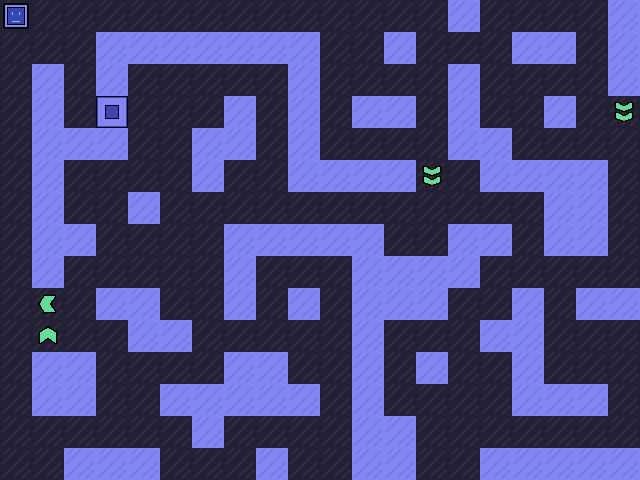

Rendered tile map (Tiled .tmx) drawn with the repository's tilesets; below, a short description and the map source with its tile grids summarised:
An orthogonal 20x15 tile map with 32x32 px tiles, 2 tile layers (background, entities), 2 tilesets.

<map version="1.2" tiledversion="1.3.5" orientation="orthogonal" renderorder="right-down" width="20" height="15" tilewidth="32" tileheight="32" infinite="0" nextlayerid="3" nextobjectid="1">
 <tileset firstgid="1" name="entityTiles" tilewidth="32" tileheight="32" tilecount="64" columns="8">
  <image source="../spritesheets/entitySpritesheet.png" width="256" height="256" />
  <tile id="0">
   <properties>
    <property name="name" value="diamond" />
    <property name="parity" type="int" value="2" />
   </properties>
  </tile>
  <tile id="1">
   <properties>
    <property name="name" value="diamond" />
    <property name="parity" type="int" value="1" />
   </properties>
  </tile>
  <tile id="4">
   <properties>
    <property name="direction" type="int" value="3" />
    <property name="name" value="boost" />
    <property name="parity" type="int" value="1" />
    <property name="power" type="int" value="1" />
   </properties>
  </tile>
  <tile id="5">
   <properties>
    <property name="direction" type="int" value="1" />
    <property name="name" value="boost" />
    <property name="parity" type="int" value="1" />
    <property name="power" type="int" value="1" />
   </properties>
  </tile>
  <tile id="6">
   <properties>
    <property name="direction" type="int" value="4" />
    <property name="name" value="boost" />
    <property name="parity" type="int" value="1" />
    <property name="power" type="int" value="20" />
   </properties>
  </tile>
  <tile id="7">
   <properties>
    <property name="direction" type="int" value="2" />
    <property name="name" value="boost" />
    <property name="parity" type="int" value="1" />
    <property name="power" type="int" value="20" />
   </properties>
  </tile>
  <tile id="8">
   <properties>
    <property name="direction" type="int" value="1" />
    <property name="name" value="player" />
    <property name="parity" type="int" value="2" />
   </properties>
  </tile>
  <tile id="9">
   <properties>
    <property name="direction" type="int" value="3" />
    <property name="name" value="player" />
    <property name="parity" type="int" value="2" />
   </properties>
  </tile>
  <tile id="10">
   <properties>
    <property name="direction" type="int" value="4" />
    <property name="name" value="player" />
    <property name="parity" type="int" value="2" />
   </properties>
  </tile>
  <tile id="11">
   <properties>
    <property name="direction" type="int" value="2" />
    <property name="name" value="player" />
    <property name="parity" type="int" value="2" />
   </properties>
  </tile>
  <tile id="12">
   <properties>
    <property name="direction" type="int" value="4" />
    <property name="name" value="boost" />
    <property name="parity" type="int" value="1" />
    <property name="power" type="int" value="1" />
   </properties>
  </tile>
  <tile id="13">
   <properties>
    <property name="direction" type="int" value="2" />
    <property name="name" value="boost" />
    <property name="parity" type="int" value="1" />
    <property name="power" type="int" value="1" />
   </properties>
  </tile>
  <tile id="14">
   <properties>
    <property name="direction" type="int" value="1" />
    <property name="name" value="boost" />
    <property name="parity" type="int" value="1" />
    <property name="power" type="int" value="20" />
   </properties>
  </tile>
  <tile id="15">
   <properties>
    <property name="direction" type="int" value="3" />
    <property name="name" value="boost" />
    <property name="parity" type="int" value="1" />
    <property name="power" type="int" value="20" />
   </properties>
  </tile>
  <tile id="16">
   <properties>
    <property name="name" value="receptor" />
    <property name="parity" type="int" value="2" />
    <property name="shape" value="player" />
   </properties>
  </tile>
  <tile id="17">
   <properties>
    <property name="name" value="receptor" />
    <property name="parity" type="int" value="2" />
    <property name="shape" value="diamond" />
   </properties>
  </tile>
  <tile id="18">
   <properties>
    <property name="name" value="portal" />
    <property name="parity" type="int" value="2" />
   </properties>
  </tile>
  <tile id="20">
   <properties>
    <property name="direction" type="int" value="3" />
    <property name="name" value="boost" />
    <property name="parity" type="int" value="2" />
    <property name="power" type="int" value="1" />
   </properties>
  </tile>
  <tile id="21">
   <properties>
    <property name="direction" type="int" value="1" />
    <property name="name" value="boost" />
    <property name="parity" type="int" value="2" />
    <property name="power" type="int" value="1" />
   </properties>
  </tile>
  <tile id="22">
   <properties>
    <property name="direction" type="int" value="4" />
    <property name="name" value="boost" />
    <property name="parity" type="int" value="2" />
    <property name="power" type="int" value="20" />
   </properties>
  </tile>
  <tile id="23">
   <properties>
    <property name="direction" type="int" value="2" />
    <property name="name" value="boost" />
    <property name="parity" type="int" value="2" />
    <property name="power" type="int" value="20" />
   </properties>
  </tile>
  <tile id="24">
   <properties>
    <property name="name" value="receptor" />
    <property name="parity" type="int" value="1" />
    <property name="shape" value="player" />
   </properties>
  </tile>
  <tile id="25">
   <properties>
    <property name="name" value="receptor" />
    <property name="parity" type="int" value="1" />
    <property name="shape" value="diamond" />
   </properties>
  </tile>
  <tile id="26">
   <properties>
    <property name="name" value="portal" />
    <property name="parity" type="int" value="1" />
   </properties>
  </tile>
  <tile id="28">
   <properties>
    <property name="direction" type="int" value="4" />
    <property name="name" value="boost" />
    <property name="parity" type="int" value="2" />
    <property name="power" type="int" value="1" />
   </properties>
  </tile>
  <tile id="29">
   <properties>
    <property name="direction" type="int" value="2" />
    <property name="name" value="boost" />
    <property name="parity" type="int" value="2" />
    <property name="power" type="int" value="1" />
   </properties>
  </tile>
  <tile id="30">
   <properties>
    <property name="direction" type="int" value="1" />
    <property name="name" value="boost" />
    <property name="parity" type="int" value="2" />
    <property name="power" type="int" value="20" />
   </properties>
  </tile>
  <tile id="31">
   <properties>
    <property name="direction" type="int" value="3" />
    <property name="name" value="boost" />
    <property name="parity" type="int" value="2" />
    <property name="power" type="int" value="20" />
   </properties>
  </tile>
 </tileset>
 <tileset firstgid="65" name="bgTiles" tilewidth="32" tileheight="32" tilecount="64" columns="8">
  <image source="../spritesheets/levelSpritesheet.png" width="256" height="256" />
  <tile id="0">
   <properties>
    <property name="parity" type="int" value="2" />
   </properties>
  </tile>
  <tile id="1">
   <properties>
    <property name="parity" type="int" value="1" />
   </properties>
  </tile>
 </tileset>
 <layer id="1" name="background" width="20" height="15">
  <data>[300 cells, 300 non-empty, 2 distinct tile ids]</data>
 </layer>
 <layer id="2" name="entities" width="20" height="15">
  <data>[300 cells, 6 non-empty, 5 distinct tile ids]</data>
 </layer>
</map>
